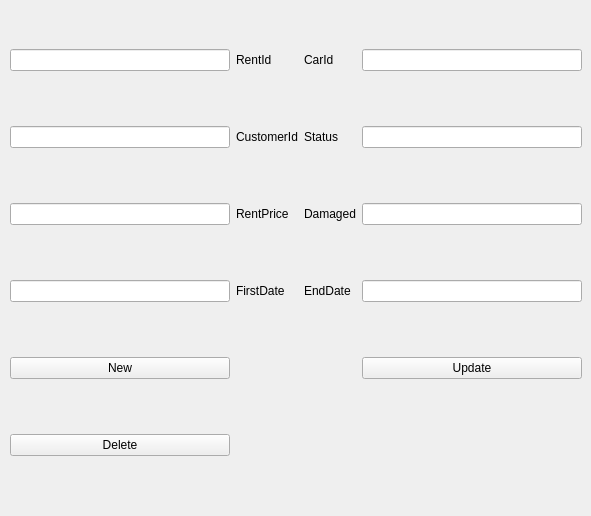
               <widget class="QWidget" name="morePage">
                <property name="sizePolicy">
                 <sizepolicy hsizetype="Preferred" vsizetype="Preferred">
                  <horstretch>0</horstretch>
                  <verstretch>0</verstretch>
                 </sizepolicy>
                </property>
                <widget class="QWidget" name="gridLayoutWidget_3">
                 <property name="geometry">
                  <rect>
                   <x>10</x>
                   <y>0</y>
                   <width>572</width>
                   <height>507</height>
                  </rect>
                 </property>
                 <layout class="QGridLayout" name="gridLayout_4">
                  <item row="3" column="0">
                   <widget class="QLineEdit" name="FirstDate"/>
                  </item>
                  <item row="0" column="2">
                   <widget class="QLabel" name="label_17">
                    <property name="text">
                     <string>CarId</string>
                    </property>
                   </widget>
                  </item>
                  <item row="3" column="3">
                   <widget class="QLineEdit" name="EndDate"/>
                  </item>
                  <item row="4" column="3">
                   <widget class="QPushButton" name="RentUpdate">
                    <property name="text">
                     <string>Update</string>
                    </property>
                   </widget>
                  </item>
                  <item row="3" column="1">
                   <widget class="QLabel" name="label_34">
                    <property name="text">
                     <string>FirstDate</string>
                    </property>
                   </widget>
                  </item>
                  <item row="1" column="2">
                   <widget class="QLabel" name="label_35">
                    <property name="text">
                     <string>Status</string>
                    </property>
                   </widget>
                  </item>
                  <item row="0" column="3">
                   <widget class="QLineEdit" name="CarId">
                    <property name="text">
                     <string/>
                    </property>
                   </widget>
                  </item>
                  <item row="1" column="1">
                   <widget class="QLabel" name="label_36">
                    <property name="text">
                     <string>CustomerId</string>
                    </property>
                   </widget>
                  </item>
                  <item row="3" column="2">
                   <widget class="QLabel" name="label_37">
                    <property name="text">
                     <string>EndDate</string>
                    </property>
                   </widget>
                  </item>
                  <item row="2" column="2">
                   <widget class="QLabel" name="label_38">
                    <property name="text">
                     <string>Damaged</string>
                    </property>
                   </widget>
                  </item>
                  <item row="1" column="0">
                   <widget class="QLineEdit" name="CustomerId"/>
                  </item>
                  <item row="2" column="0">
                   <widget class="QLineEdit" name="RentPrice"/>
                  </item>
                  <item row="1" column="3">
                   <widget class="QLineEdit" name="Status_3"/>
                  </item>
                  <item row="0" column="1">
                   <widget class="QLabel" name="label_12">
                    <property name="text">
                     <string>RentId</string>
                    </property>
                   </widget>
                  </item>
                  <item row="2" column="1">
                   <widget class="QLabel" name="label_39">
                    <property name="text">
                     <string>RentPrice</string>
                    </property>
                   </widget>
                  </item>
                  <item row="4" column="0">
                   <widget class="QPushButton" name="RentNew">
                    <property name="text">
                     <string>New</string>
                    </property>
                   </widget>
                  </item>
                  <item row="0" column="0">
                   <widget class="QLineEdit" name="RentId"/>
                  </item>
                  <item row="2" column="3">
                   <widget class="QLineEdit" name="Damaged"/>
                  </item>
                  <item row="5" column="0">
                   <widget class="QPushButton" name="RentDelete">
                    <property name="text">
                     <string>Delete</string>
                    </property>
                   </widget>
                  </item>
                 </layout>
                </widget>
               </widget>
